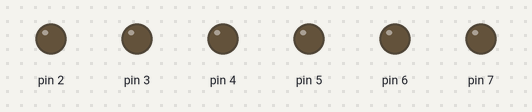
This sketch was run on a simulated Arduino Uno, built with avr-gcc and run on an emulated ATmega328P. Shown: output pins drawn as LEDs (lit = HIGH).

Above: at 0.15 s.
At 0.47 s:
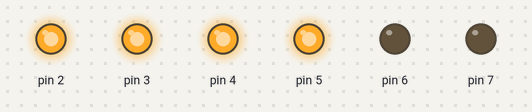
At 0.82 s:
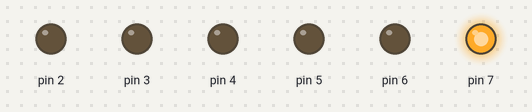
At 1.52 s:
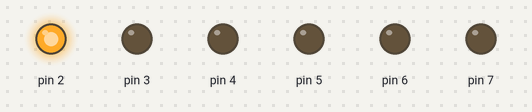
At 2.22 s:
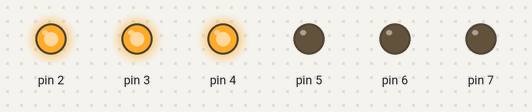
At 2.92 s:
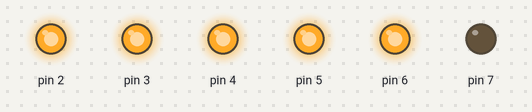
Timing chart, 0 to 3.2 s (numbered marks = the images above):
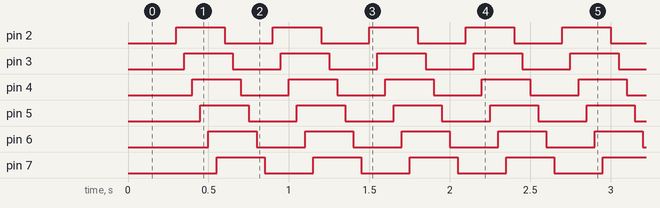

The sketch:

project_05_.ino
```cpp
int BASE = 2;
int NUM = 6;
void setup() {
  for (int i = BASE; i < BASE + NUM; i++) {
    pinMode(i, OUTPUT);
  }
}

void loop() {
  for (int i = BASE; i < BASE + NUM; i++ ) {
    digitalWrite(i, LOW);
    delay(50);
  }
  for (int i = BASE; i < BASE + NUM; i++ ) {
    digitalWrite(i, HIGH);
    delay(50);
  }
}
```

Measured:
- by itself, pin 2–7: alternates HIGH for 0.30 s and LOW for 0.30 s
- by itself, everything shown: repeats every 0.60 s, in 12 steps
